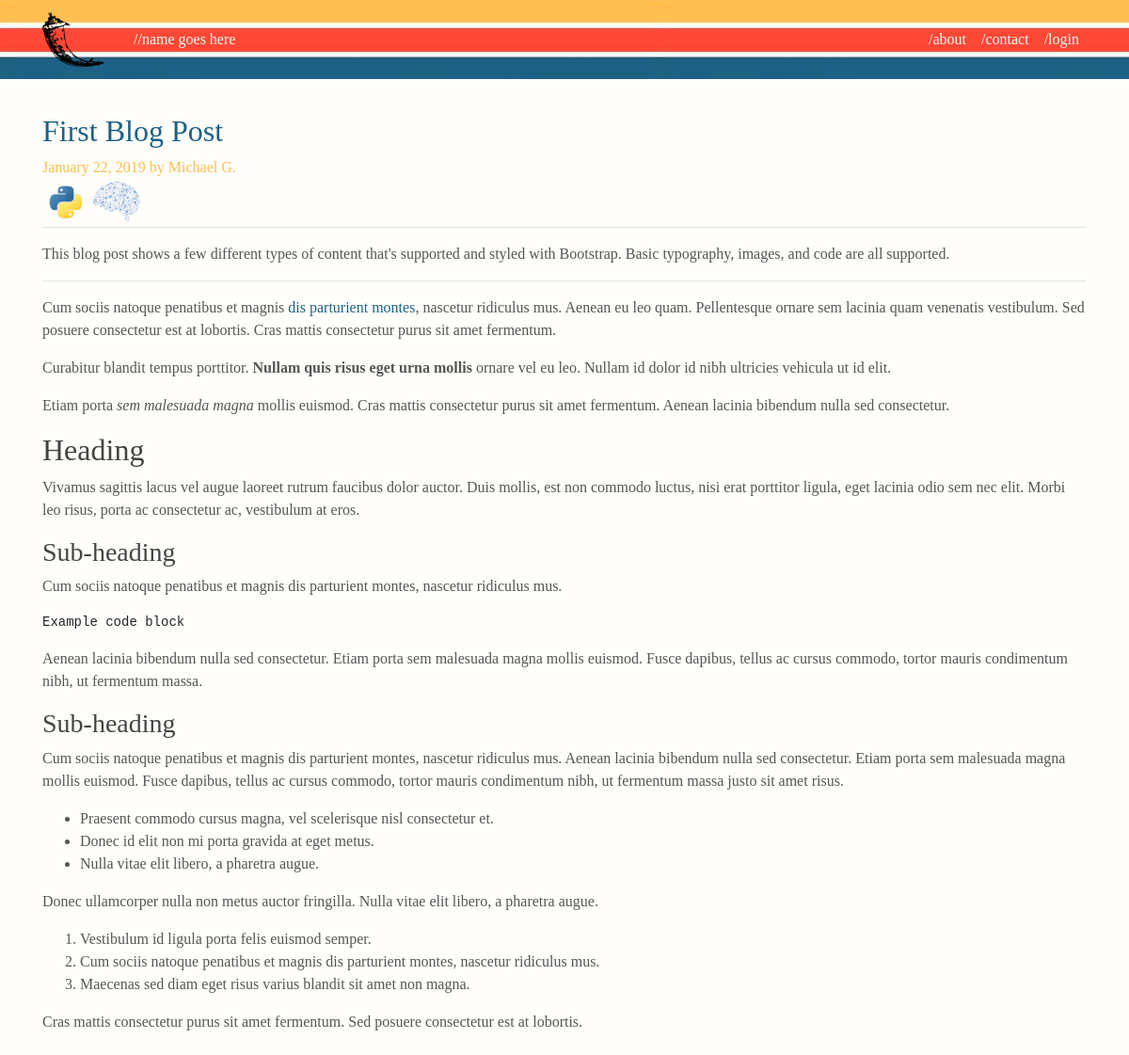
The app's page /post/first-blog-post with its own data.
### personal_blog/models.py (models this page shows, shortened)
class Post(ResourceMixin, db.Model):
    id = db.Column(db.Integer, primary_key=True)
    title = db.Column(db.String(100), nullable=False)
    slug = db.Column(db.String(100), unique=True, nullable=False)
    date_posted = db.Column(db.DateTime, nullable=False, default=datetime.utcnow)
    content = db.Column(db.Text, nullable=False)
    user_id = db.Column(db.Integer, db.ForeignKey('user.id'), nullable=False)
    tags = db.relationship('Tag', secondary=posts_and_tags, lazy='subquery', backref=db.backref('pages', lazy=True))

class User(ResourceMixin, UserMixin, db.Model):
    id = db.Column(db.Integer, primary_key=True)
    username = db.Column(db.String(20), unique=True, nullable=False)
    alias = db.Column(db.String(20), unique=True, nullable=False)
    image_file = db.Column(db.String(20), nullable=False, default='default.jpg')
    password = db.Column(db.String(60), nullable=False)
    posts = db.relationship('Post', backref='author', lazy=True)

class Tag(ResourceMixin, db.Model):
    id = db.Column(db.Integer, primary_key=True)
    slug = db.Column(db.String(20), unique=True, nullable=False)
    tag_name = db.Column(db.String(20), unique=True, nullable=False)
    image_file = db.Column(db.String(20), nullable=False, default='default.jpg')

### personal_blog/routes.py (the view)
@app.route("/post/<slug>")
def post(slug):
    post = Post.query.filter_by(slug=slug).first_or_404()
    return render_template('post.html', title=post.title, post=post)

### personal_blog/templates/post.html (shortened to what this page needs)
{% extends "layout.html" %} {% block content %}
<div class="row" id="blog_post">
    <div class="blog-post">
        <div class="row">
            <article class="media content-section">
                <div class="col-sm-12 blog-main">
                    <div class="media-body">
                        <div class="article-metadata">
                            <h2> <a href="{{ url_for('post', slug=post.slug) }}">{{ post.title }}</a></h2>
                            <p class="blog-post-meta">{{ post.date_posted.strftime('%B %d, %Y') }} by {{ post.author.alias }} </p>
                            {% for tag in post.tags %}
                            <a href="{{ url_for('tag_posts', slug=tag.slug) }}" , title="{{ tag.tag_name }}">
                                <img class="img-fluid rounded-circle article-img" src="{{ url_for('static', filename='tag_pics/' + tag.image_file) }}">
                            </a>
                            {% endfor %}
                        </div>
                        <p class="article-content">{{ post.content|safe }}</p>
                    </div>
            </article>
            </div>
        </div>
    </div>
    {% endblock content %}

### personal_blog/static/main.css (style rules this page uses)
a { color: #1d6184; }
body { background: #fffefa; color: #333333; margin-top: 5rem; font-family: Georgia, "Times New Roman", Times, serif; color: #555; }
h1, h2, h3, h4, h5, h6 { color: #444444; }
.article-content { white-space: pre-line; }
.article-img { width: 50px; }
.article-metadata { padding-bottom: 1px; margin-bottom: 4px; border-bottom: 1px solid #e3e3e3 }
.blog-post { margin-bottom: 3rem; }
#blog_post { padding-top: 40px; }
.blog-post-meta { color: #febe50; margin-bottom: 0rem; }

### records on screen
Post: title "First Blog Post", date_posted "January 22, 2019", content "This blog post shows a few different types of content that's supported and styled with Bootstrap. Basic typography, images, and code are all supported. Cum sociis natoque penatibus et magnis dis parturient montes , nascetur ridiculus mus. Aenean eu leo quam. Pellentesque ornare sem lacinia quam venenatis vestibulum. Sed posuere consectetur est at lobortis. Cras mattis consectetur purus sit amet fermentum. Curabitur blandit tempus porttitor. Nullam quis risus eget urna mollis ornare vel eu leo. Nullam id dolor id nibh ultricies vehicula ut id elit. Etiam porta sem malesuada magna mollis euismod. Cras mattis consectetur purus sit amet fermentum. Aenean lacinia bibendum nulla sed consectetur.…"
User: author.alias "Michael G."
Tag: image_file (picture)
Tag: image_file (picture)
